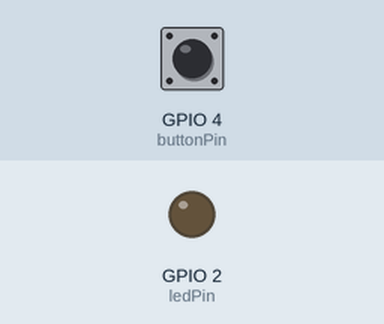
Simulated run of this sketch. Board: ESP32. Parts: output pins drawn as LEDs (lit = HIGH). The test bench sets the inputs (shaded band); at power-on: GPIO 4 (buttonPin) HIGH. WiFi joins after 1.5 s; servers stay silent unless stated; uploads are accepted with an empty reply; what the sketch prints to the serial monitor is not drawn.

Above: at 2.7 s.
2.8 s: GPIO 4 (buttonPin) pulled LOW for 3.2 s
At 4.65 s:
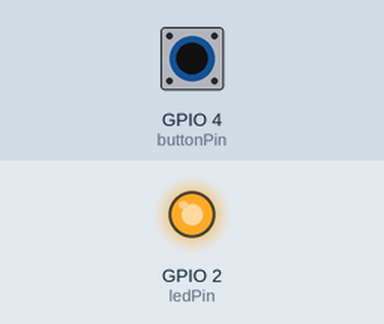
Timing chart, 0 to 6.7 s (numbered marks = the images above; inputs shaded):
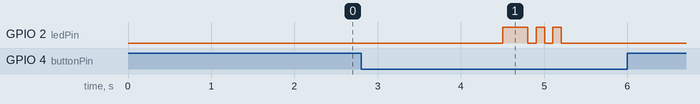

The sketch:

esp32_sales_transaction_wifi.ino
```cpp
// ESP32 Sales Transaction Device - WiFi Version
// This code enables ESP32 to communicate with the sales application via WiFi

#include <WiFi.h>
#include <HTTPClient.h>
#include <ArduinoJson.h>

// WiFi credentials
const char* ssid = "YOUR_WIFI_SSID";
const char* password = "YOUR_WIFI_PASSWORD";

// Server details
const char* serverURL = "http://your-server-ip:3000/api/sales";  // Replace with your actual server URL
const char* jwtToken = "YOUR_JWT_TOKEN";  // This would normally be obtained through authentication

// Pin definitions
const int buttonPin = 4;
const int ledPin = 2;

// Variables to hold transaction data
String fuelType = "Pertamax";  // Default fuel type
float liters = 0.0;
float pricePerLiter = 1500.0;  // Default price
float amount = 0.0;

// Button state variables
int lastButtonState = HIGH;
int currentButtonState = HIGH;
unsigned long lastDebounceTime = 0;
unsigned long debounceDelay = 50;

// Transaction counter
int transactionCounter = 0;

void setup() {
  Serial.begin(115200);

  // Connect to WiFi
  WiFi.begin(ssid, password);
  Serial.print("Connecting to WiFi");

  while (WiFi.status() != WL_CONNECTED) {
    delay(500);
    Serial.print(".");
  }

  Serial.println("");
  Serial.println("WiFi connected");
  Serial.println("IP address: ");
  Serial.println(WiFi.localIP());

  pinMode(buttonPin, INPUT_PULLUP);
  pinMode(ledPin, OUTPUT);
  digitalWrite(ledPin, LOW);

  // Initialize with some default values for testing
  liters = 10.0;
  amount = liters * pricePerLiter;
}

void loop() {
  // Check button press for manual transaction creation
  checkButtonPress();

  // Keep WiFi connected
  if (WiFi.status() != WL_CONNECTED) {
    reconnectWiFi();
  }

  delay(1000);
}

void checkButtonPress() {
  int reading = digitalRead(buttonPin);

  if (reading != lastButtonState) {
    lastDebounceTime = millis();
  }

  if ((millis() - lastDebounceTime) > debounceDelay) {
    if (reading != currentButtonState) {
      currentButtonState = reading;

      if (currentButtonState == LOW) {
        // Button pressed - create a sale
        digitalWrite(ledPin, HIGH);
        createSale();
        delay(1000); // Debounce delay
        digitalWrite(ledPin, LOW);
      }
    }
  }

  lastButtonState = reading;
}

void createSale() {
  // Increment transaction counter
  transactionCounter++;

  // Calculate amount based on liters and price
  amount = liters * pricePerLiter;

  // Send sale data via WiFi
  sendSaleData();

  // Flash LED to indicate transaction
  for (int i = 0; i < 3; i++) {
    digitalWrite(ledPin, HIGH);
    delay(100);
    digitalWrite(ledPin, LOW);
    delay(100);
  }
}

void sendSaleData() {
  if (WiFi.status() == WL_CONNECTED) {
    HTTPClient http;

    // Specify URL
    http.begin(serverURL);

    // Specify content-type header
    http.addHeader("Content-Type", "application/json");
    http.addHeader("Authorization", "Bearer " + String(jwtToken));

    // Create JSON object for sale data
    StaticJsonDocument<200> doc;
    doc["fuel_type"] = fuelType;
    doc["liters"] = liters;
    doc["amount"] = amount;

    String jsonData;
    serializeJson(doc, jsonData);

    // Send HTTP POST request
    int httpResponseCode = http.POST(jsonData);

    if (httpResponseCode > 0) {
      String response = http.getString();
      Serial.println("HTTP Response code: " + String(httpResponseCode));
      Serial.println("Response: " + response);
    } else {
      Serial.println("Error on HTTP request");
      Serial.println("HTTP Response code: " + String(httpResponseCode));
    }

    // Free resources
    http.end();
  } else {
    Serial.println("WiFi Disconnected");
  }
}

void reconnectWiFi() {
  Serial.println("Reconnecting to WiFi...");
  WiFi.disconnect();
  WiFi.reconnect();

  while (WiFi.status() != WL_CONNECTED) {
    delay(500);
    Serial.print(".");
  }

  Serial.println("");
  Serial.println("WiFi reconnected");
}
```

Measured:
- after the input at 2.8 s, GPIO 2 (ledPin): LOW → HIGH after 1.7 s, then repeats every 0.20 s: LOW 0.10 s, HIGH 0.10 s, until it stays LOW from 5.2 s
